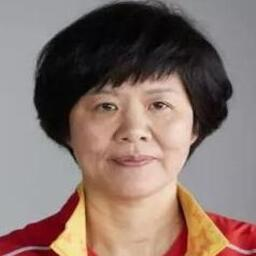
#> input picture faceCrop/inputs/AsianFemaleElderly.jpg, 256 x 256 px; its folder holds only this picture in this run
$ python main.py
#> lines starting #> are read from the running program, lines starting #| are printed output that depends on the picture; long printed decimals are rounded
import matplotlib.pyplot as plt
import numpy as np
from PIL import Image
import os
import pandas as pd

def color_hist(image, image_name="a given image", show_total=True, bins=256, min=0, max=256, ax=None):
    if ax is None:
        ax = plt.figure(figsize=(8, 6)).add_subplot()
    if show_total:
        ax.hist(image, bins=bins, range=(min, max), color='blue', label="Total")
    try:
        mean = np.mean(image)
        median = np.median(image)
        oneThird = np.percentile(image, 33)
    except:
        mean = 255
        median = 255
        oneThird = 255
    ax.legend(loc='best')
    ax.set_title(f"Color Histogram of {image_name}")
    ax.set_xlabel(f"Intensity Value, mean brightness {mean}, median {median}, oneThird {oneThird}")
    ax.set_ylabel("Count")

    return mean, median, oneThird

def main():
    if os.path.exists('output.csv'):
        df = pd.read_csv('output.csv')
    else:
        df = pd.DataFrame()
    for root, dirs, files in os.walk(".\inputs"):
        for file in files:
            if file.endswith('.jpg') or file.endswith('.png'):
                path = os.path.join(root, file)
            figure = plt.figure(figsize=(24, 6)).subplots(1, 3)
            img = np.array(Image.open(path))
#> img is the input picture: shape (256, 256, 3); mean R, G, B 134.5, 114.5, 107.3
            marker = np.zeros_like(img)
            figure[0].imshow(img)
            values = []
            length = img.shape[0]
#> length = 256
            width = img.shape[1]
#> width = 256
            for i in range(length):
                for j in range(width):
                    if img[i][j][0] >= 250 and img[i][j][1] >= 250 and img[i][j][2] >= 250:
                        marker[i][j][0] = 0
                        marker[i][j][1] = 0
                        marker[i][j][2] = 0
                        continue
                    if img[i][j][0] <= 5 and img[i][j][1] <= 5 and img[i][j][2] <= 5:
                        marker[i][j][0] = 0
                        marker[i][j][1] = 0
                        marker[i][j][2] = 0
                        continue
                    # elif img[i][j][0] >= 250 or img[i][j][1] >= 250 or img[i][j][2] >= 250:
                    #     marker[i][j] = img[i][j]
                    #     continue
                    else:
                        marker[i][j] = img[i][j]
                        values.append(img[i][j])
#> after the loop, values = 65303 items
            values = np.array(values)
            # print(values.ravel())
            mean, median, oneThird = color_hist(values.ravel(), file, ax=figure[1])
#> in color_hist, `mean = np.mean(image)`: mean = 119.2
#> in color_hist, `median = np.median(image)`: median = 146
#> in color_hist, `oneThird = np.percentile(image, 33)`: oneThird = 97
#> mean = 119.2; median = 146; oneThird = 97
            figure[2].imshow(marker)
            outputDir = os.path.dirname(path.replace('inputs', 'outputs'))
            if not os.path.exists(outputDir):
                os.makedirs(outputDir)
                plt.savefig(os.path.join(outputDir, file))
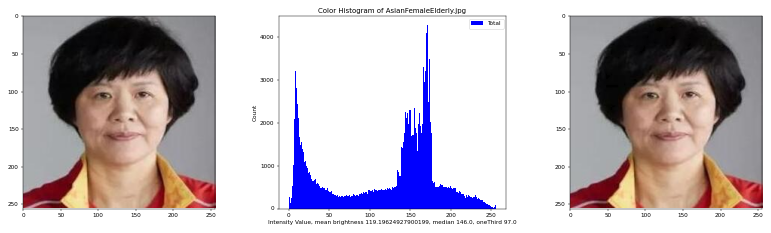
#> figure drawn by matplotlib, 3 panels; panel 2: tallest bar 4287 high, from x = 171 to 172
            else:
                plt.savefig(os.path.join(outputDir, file))
            plt.close()
            filename = os.path.basename(path)
            path = os.path.dirname(path)
            directory = os.path.basename(path)
            print(path + "   " + str(mean))
#| faceCrop/inputs   119.196
            #if df does not include the index, add it
            if not filename in df.index:
#> (the run stopped early here; a loop or call above may not have finished)
